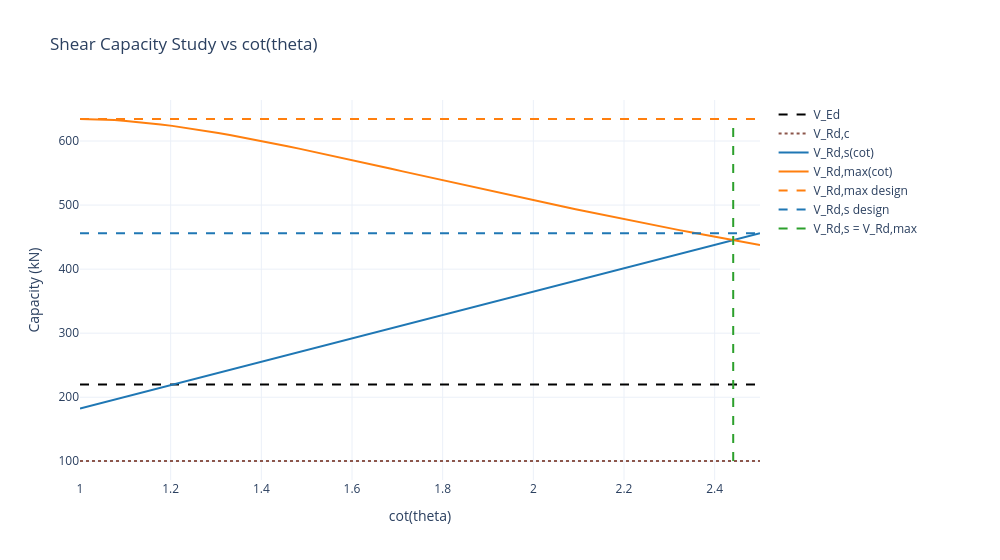

This figure's notebook cell:
### Markdown cell above
## 3. Cot(theta) Capacity Study

Shows `V_Rd,s` and `V_Rd,max` versus cot(theta), including design reference lines (`V_Rd,max` at cot(theta) min and `V_Rd,s` at cot(theta) max) and the crossover cot(theta).

### Code cell
fig_cot = check.plot_cot_theta_study(
    load_case=load_case,
    n_points=60,
    show=False,
)
fig_cot
